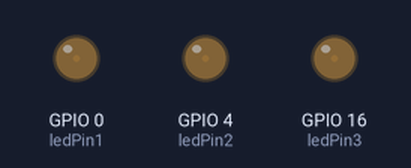
The program below on a simulated ESP32. Shown: output pins drawn as LEDs (lit = HIGH).

Above: at 0.05 s.
At 1.05 s:
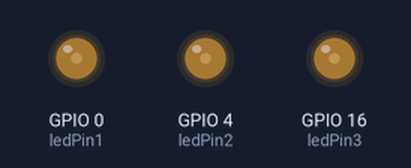
At 2.05 s:
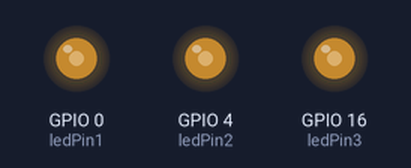
At 3.05 s:
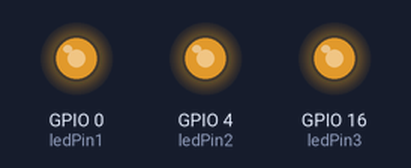
At 4.1 s:
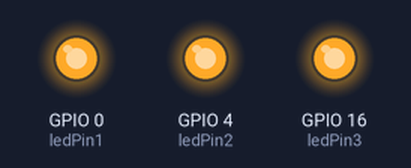
Timing chart, 0 to 5.4 s (numbered marks = the images above):
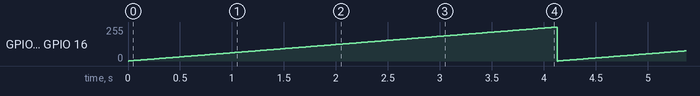

The program:

main.cpp
```cpp
/*
 * Code example from the Espressif documentation for ledcWrite().
 * The documentation warns that the analog output is
*/
#include <Arduino.h>

const int ledPin1 = 0;
const int ledPin2 = 4;
const int ledPin3 = 16;

// PWM channel 0 parameter
const int freq = 1000; // PWM frequency (not sure what this means)
const int ledChannel = 0; // the LED channel number
const int resolution = 12; // resolution can be 1 to 20 bits for ESP32

void setup(){
    // Configure LED channel 0
    ledcSetup(ledChannel, freq, resolution);

    // Attach 3 LED pins to the LED channel
    ledcAttachPin(ledPin1, ledChannel);
    ledcAttachPin(ledPin2, ledChannel);
    ledcAttachPin(ledPin3, ledChannel);
}

void loop(){
    // Increase the brightness of the led in the loop
    for(int dutyCycle = 0; dutyCycle <= 4096; dutyCycle++){
        ledcWrite(ledChannel, dutyCycle);
        delay(1);
    }
}
```

Measured:
- by itself, GPIO 0 (ledPin1), GPIO 4 (ledPin2), GPIO 16 (ledPin3): ramps from 0/255 to 255/255 and jumps back, once every 4.1 s
